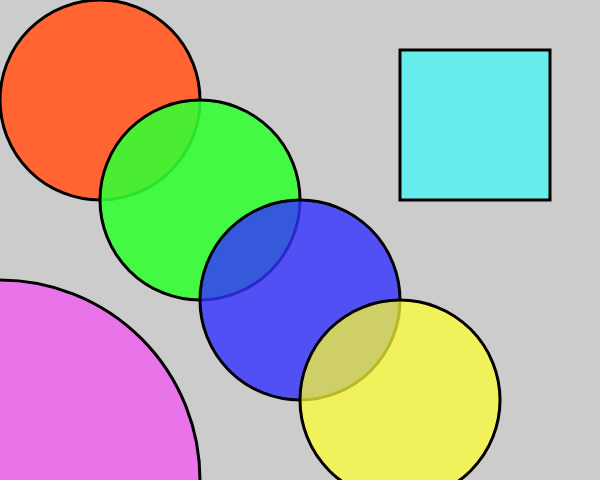
Frame 1 (no input)
Frame 60 (no input): identical to frame 1, image omitted
Frame 120 (the mouse pressed at the canvas centre since frame 60): identical to frame 1, image omitted

The p5.js sketch that drew this single still picture (run headless with seeded random() and noise() and a simulated clock; from frame 60 on, the mouse is pressed at the canvas centre):

// p5.js sketch
// ── sketch.js
function setup() {

createCanvas(600,480)
strokeWeight(3);
ellipseMode(CENTER);
}

function draw() {

	background(204);
	fill(255,100,50,255);
	ellipse(100,100,200);
	fill(50,255,50,225);
	ellipse(200,200,200);
	fill(50,50,255,205);
	ellipse(300,300,200);
	fill(255,255,50,185);
	ellipse(400,400,200);
	fill(50,255,255,165);
	rect(400,50,150,150);
	fill(255,50,255,145);
	ellipse(0,480,400,400);

}
